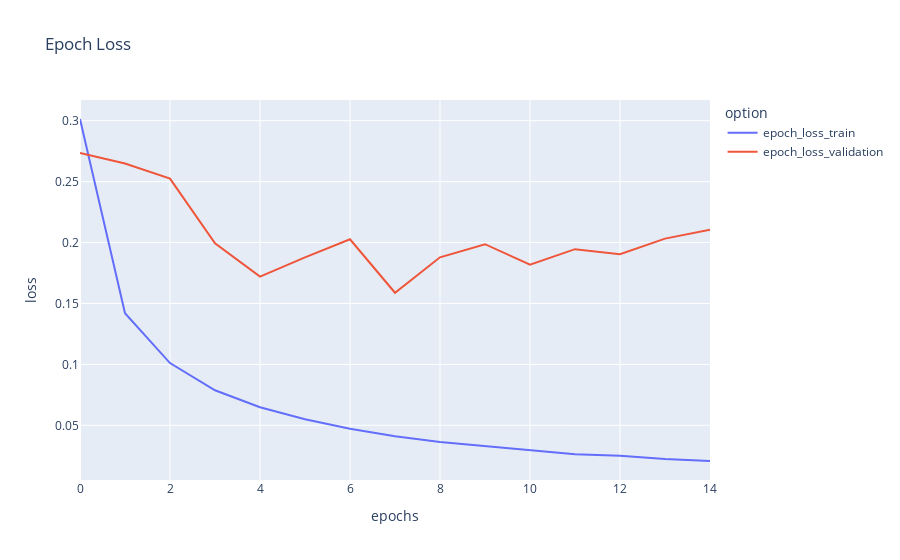

Here is the notebook cell this chart was saved with:
### Code cell
metrics_df = plot_graph("loss")
metrics_df.plot(title="Epoch Loss", labels=dict(index="epochs", value="loss", variable="option"))

### Figure 1 — Plotly figure (JSON) as saved in the notebook; plotly's stock layout.template omitted (floating-point values rounded to 4 significant figures)
{"data": [{"hovertemplate": "option=epoch_loss_train<br>epochs=%{x}<br>loss=%{y}<extra></extra>", "legendgroup": "epoch_loss_train", "line": {"color": "#636efa", "dash": "solid"}, "mode": "lines", "name": "epoch_loss_train", "orientation": "v", "showlegend": true, "type": "scatter", "x": [0, 1, 2, 3, 4, 5, 6, 7, 8, 9, 10, 11, 12, 13, 14], "xaxis": "x", "y": [0.3014, 0.142, 0.1011, 0.07876, 0.06482, 0.05498, 0.04723, 0.0411, 0.03636, 0.03296, 0.02935, 0.02617, 0.025, 0.02241, 0.02071], "yaxis": "y"}, {"hovertemplate": "option=epoch_loss_validation<br>epochs=%{x}<br>loss=%{y}<extra></extra>", "legendgroup": "epoch_loss_validation", "line": {"color": "#EF553B", "dash": "solid"}, "mode": "lines", "name": "epoch_loss_validation", "orientation": "v", "showlegend": true, "type": "scatter", "x": [0, 1, 2, 3, 4, 5, 6, 7, 8, 9, 10, 11, 12, 13, 14], "xaxis": "x", "y": [0.2735, 0.2649, 0.2524, 0.1994, 0.172, 0.1878, 0.2027, 0.1588, 0.1879, 0.1987, 0.1819, 0.1946, 0.1904, 0.2032, 0.2105], "yaxis": "y"}], "layout": {"legend": {"title": {"text": "option"}, "tracegroupgap": 0}, "title": {"text": "Epoch Loss"}, "xaxis": {"anchor": "y", "domain": [0, 1], "title": {"text": "epochs"}}, "yaxis": {"anchor": "x", "domain": [0, 1], "title": {"text": "loss"}}}}
